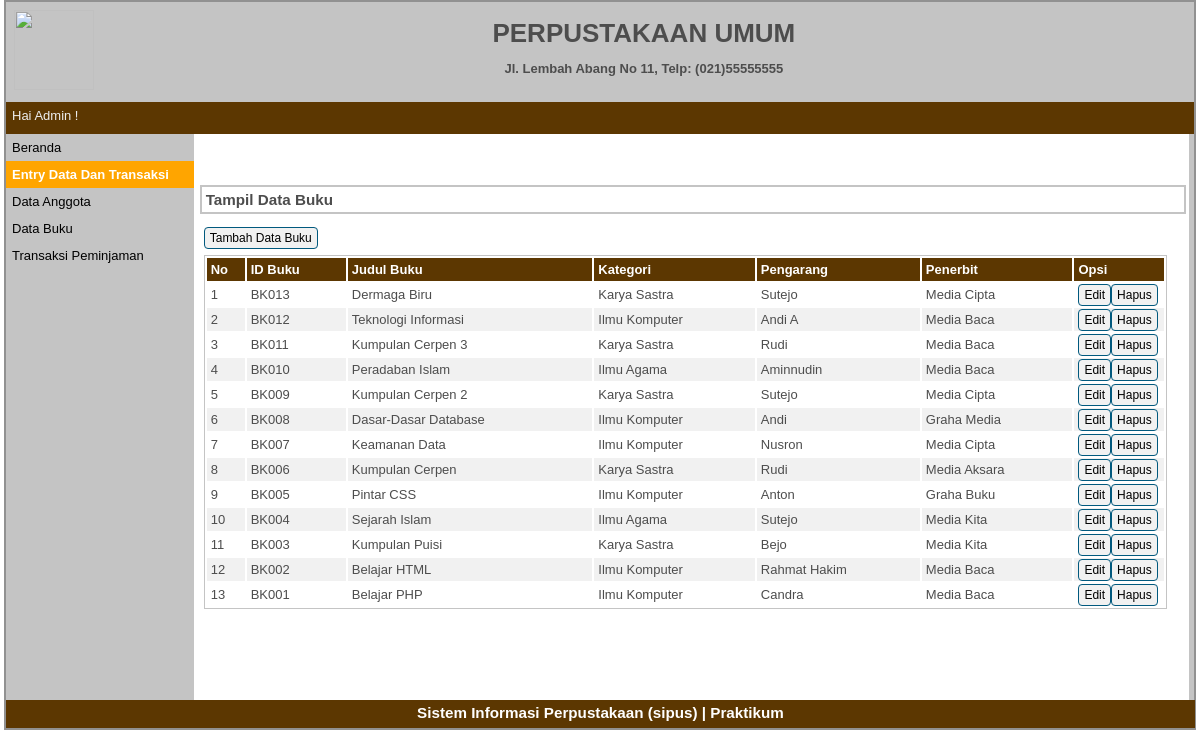
Page /index.php?p=buku on the committed database.
### tables this page shows
CREATE TABLE `tbbuku` (
  `idbuku` varchar(5) NOT NULL,
  `judulbuku` varchar(50) NOT NULL,
  `kategori` varchar(50) NOT NULL,
  `pengarang` varchar(40) NOT NULL,
  `penerbit` varchar(40) NOT NULL,
  `status` varchar(10) NOT NULL
);

### pages/buku.php (the view)
<div id="label-page"><h3>Tampil Data Buku</h3></div>
<div id="content">
	<p id="tombol-tambah-container"><a href="index.php?p=buku-input" class="tombol">Tambah Data Buku</a></p>
	<table id="tabel-tampil">
		<tr>
			<th id="label-tampil-no">No</td>
			<th>ID Buku</th>
			<th>Judul Buku</th>
			<th>Kategori</th>
			<th>Pengarang</th>
			<th>Penerbit</th>
			<th id="label-opsi2">Opsi</th>
		</tr>
		<?php
		$sql="SELECT * FROM tbbuku ORDER BY idbuku DESC";
		$q_tampil_buku = mysqli_query($db, $sql);
		$nomor=1;
		while($r_tampil_buku=mysqli_fetch_array($q_tampil_buku)){
		?>
		<tr>
			<td><?php echo $nomor++; ?></td>
			<td><?php echo $r_tampil_buku['idbuku']; ?></td>
			<td><?php echo $r_tampil_buku['judulbuku']; ?></td>
			<td><?php echo $r_tampil_buku['kategori']; ?></td>
			<td><?php echo $r_tampil_buku['pengarang']; ?></td>
			<td><?php echo $r_tampil_buku['penerbit']; ?></td>
			<td>
				<div class="tombol-opsi-container"><a href="index.php?p=buku-edit&id=<?php echo $r_tampil_buku['idbuku'];?>" class="tombol">Edit</a></div>
				<div class="tombol-opsi-container"><a href="proses/buku-hapus.php?id=<?php echo $r_tampil_buku['idbuku']; ?>" class="tombol">Hapus</a></div>
			</td>
		</tr>
		<?php } ?>
	</table>
</div>

### style.css (style rules this page uses)
* { margin:0px; padding:0px }
body { font-family:sans-serif; font-size:13px; color:#4D4D4D; }
#label-page { margin-top:6px; margin-bottom:6px; margin-left:6px; border:2px solid #C4C4C4; padding:4px; width:97.9%; }
#content { float:left; width:96.8%; min-height:454px; background-image : border:2px solid #C4C4C4; padding:10px; margin-bottom:6px; }
.tombol { border-radius:4px; font-size:12px; text-decoration:none; background-color:#F1F1F1; padding-top:3px; padding-bottom:3px; padding-left:5px; padding-right:5px; border:1px solid #01597E; color:black; }
#tombol-tambah-container { margin-bottom:10px; }
#tabel-tampil { border:1px solid #C4C4C4; width:100%; }
#tabel-tampil tr:nth-child(odd) { background-color:#F1F1F1; }
#tabel-tampil tr th { background-color:#5C3701; color:#FFFFFF; padding:4px; text-align:left; }
#tabel-tampil td { padding:4px; }
#label-tampil-no { width:30px; }
#label-opsi2 { width:82px; font-weight:bold; }
.tombol-opsi-container { float:left; }

### rows in the picture
tbbuku: idbuku "BK013", judulbuku "Dermaga Biru", kategori "Karya Sastra", pengarang "Sutejo", penerbit "Media Cipta"
tbbuku: idbuku "BK012", judulbuku "Teknologi Informasi", kategori "Ilmu Komputer", pengarang "Andi A", penerbit "Media Baca"
tbbuku: idbuku "BK011", judulbuku "Kumpulan Cerpen 3", kategori "Karya Sastra", pengarang "Rudi", penerbit "Media Baca"
tbbuku: idbuku "BK010", judulbuku "Peradaban Islam", kategori "Ilmu Agama", pengarang "Aminnudin", penerbit "Media Baca"
tbbuku: idbuku "BK009", judulbuku "Kumpulan Cerpen 2", kategori "Karya Sastra", pengarang "Sutejo", penerbit "Media Cipta"
tbbuku: idbuku "BK008", judulbuku "Dasar-Dasar Database", kategori "Ilmu Komputer", pengarang "Andi", penerbit "Graha Media"
tbbuku: idbuku "BK007", judulbuku "Keamanan Data", kategori "Ilmu Komputer", pengarang "Nusron", penerbit "Media Cipta"
tbbuku: idbuku "BK006", judulbuku "Kumpulan Cerpen", kategori "Karya Sastra", pengarang "Rudi", penerbit "Media Aksara"
tbbuku: idbuku "BK005", judulbuku "Pintar CSS", kategori "Ilmu Komputer", pengarang "Anton", penerbit "Graha Buku"
tbbuku: idbuku "BK004", judulbuku "Sejarah Islam", kategori "Ilmu Agama", pengarang "Sutejo", penerbit "Media Kita"
tbbuku: idbuku "BK003", judulbuku "Kumpulan Puisi", kategori "Karya Sastra", pengarang "Bejo", penerbit "Media Kita"
tbbuku: idbuku "BK002", judulbuku "Belajar HTML", kategori "Ilmu Komputer", pengarang "Rahmat Hakim", penerbit "Media Baca"
tbbuku: idbuku "BK001", judulbuku "Belajar PHP", kategori "Ilmu Komputer", pengarang "Candra", penerbit "Media Baca"
